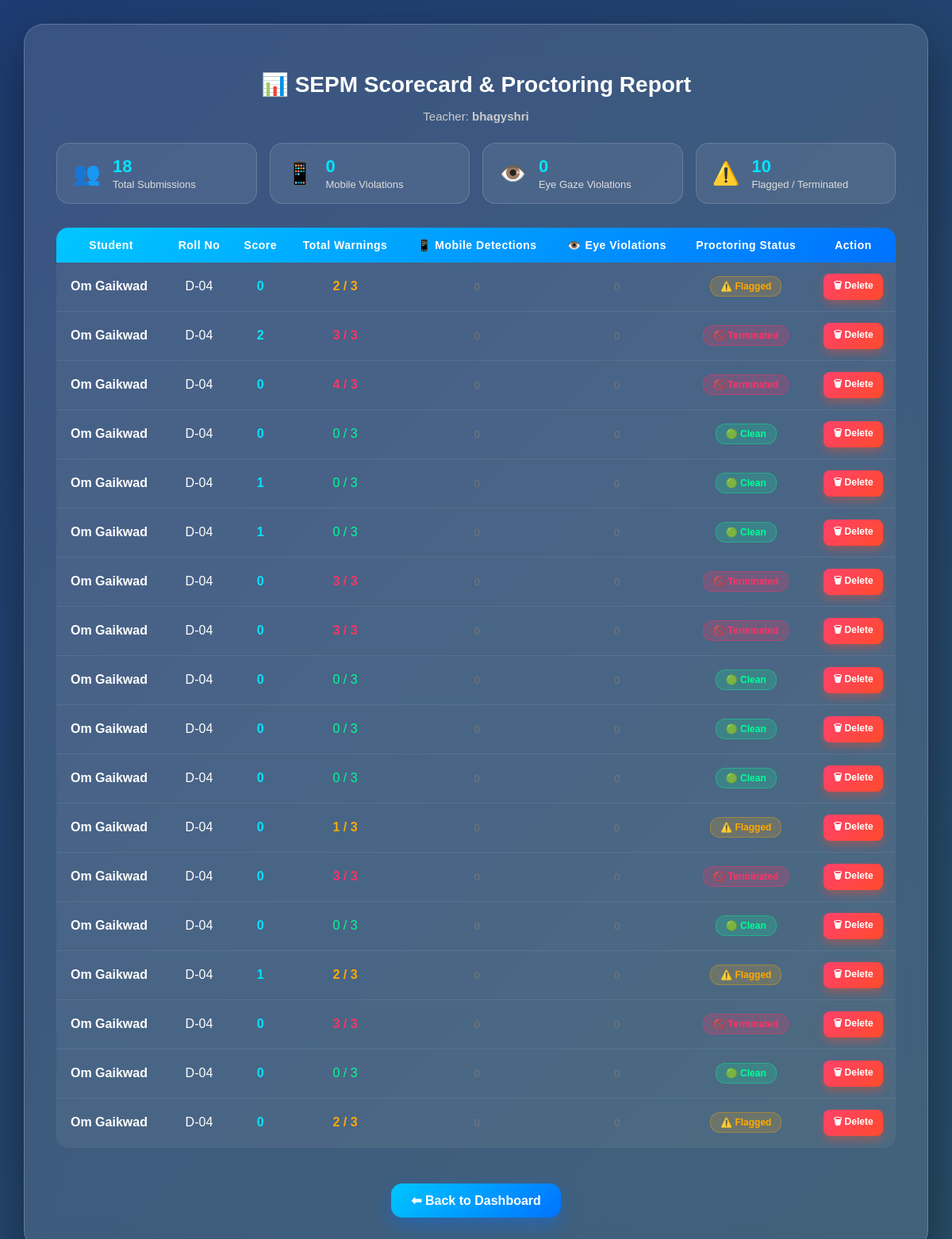
Page /scorecard (signed in) on the committed database.
### tables this page shows
CREATE TABLE results(
                    id INTEGER PRIMARY KEY AUTOINCREMENT,
                    student_name TEXT,
                    roll_no TEXT,
                    teacher_name TEXT,
                    subject TEXT,
                    score INTEGER,
                    warnings INTEGER
                , mobile_warnings INTEGER DEFAULT 0, eye_warnings INTEGER DEFAULT 0);

### app.py (the view)
@app.route("/scorecard")
def scorecard():
    if "teacher_name" not in session:
        return redirect("/teacher")
    conn = sqlite3.connect(DATABASE)
    c = conn.cursor()
    c.execute("""SELECT id, student_name, roll_no, teacher_name, subject, score, warnings,
                        COALESCE(mobile_warnings, 0), COALESCE(eye_warnings, 0)
                 FROM results WHERE subject = ?""",
              (session["subject"],))
    data = c.fetchall()
    conn.close()
    return render_template("scorecard.html",
                           results=data,
                           subject=session["subject"],
                           teacher=session["teacher_name"])

### templates/scorecard.html (shortened to what this page needs)
<!DOCTYPE html>
<html>
<head>
    <link rel="stylesheet" href="{{ url_for('static', filename='scorecard.css') }}">
</head>
<body>
<div class="scorecard-container">
    <h1>📊 {{ subject }} Scorecard & Proctoring Report</h1>
    <p class="teacher-subtitle">
        Teacher: <strong>{{ teacher }}</strong>
    </p>
    <div class="stats-grid">
        <div class="stat-card">
            <span class="stat-icon">👥</span>
            <div class="stat-data">
                <h3>{{ results|length }}</h3>
                <p>Total Submissions</p>
            </div>
        </div>
        <div class="stat-card">
            <span class="stat-icon">📱</span>
            <div class="stat-data">
                <h3>
                    {% set mobile_total = namespace(count=0) %}
                    {% for r in results %}
                        {% set mobile_total.count = mobile_total.count + (r[7] or 0) %}
                    {% endfor %}
                    {{ mobile_total.count }}
                </h3>
                <p>Mobile Violations</p>
            </div>
        </div>
        <div class="stat-card">
            <span class="stat-icon">👁️</span>
            <div class="stat-data">
                <h3>
                    {% set eye_total = namespace(count=0) %}
                    {% for r in results %}
                        {% set eye_total.count = eye_total.count + (r[8] or 0) %}
                    {% endfor %}
                    {{ eye_total.count }}
                </h3>
                <p>Eye Gaze Violations</p>
            </div>
        </div>
        <div class="stat-card">
            <span class="stat-icon">⚠️</span>
            <div class="stat-data">
                <h3>
                    {% set flagged_total = namespace(count=0) %}
                    {% for r in results %}
                        {% if r[6] > 0 %}
                            {% set flagged_total.count = flagged_total.count + 1 %}
                        {% endif %}
                    {% endfor %}
                    {{ flagged_total.count }}
                </h3>
                <p>Flagged / Terminated</p>
            </div>
        </div>
    </div>
    <div class="table-wrapper">
        <table>
            <thead>
                <tr>
                    <th>Student</th>
                    <th>Roll No</th>
                    <th>Score</th>
                    <th>Total Warnings</th>
                    <th>📱 Mobile Detections</th>
                    <th>👁️ Eye Violations</th>
                    <th>Proctoring Status</th>
                    <th>Action</th>
                </tr>
            </thead>
            <tbody>
                {% for r in results %}
                <tr>
                    <td class="student-name">
                        <strong>{{ r[1] }}</strong>
                    </td>
                    <td>{{ r[2] }}</td>
                    <td class="score">{{ r[5] }}</td>
                    <td class="{% if r[6] >= 3 %}warning-high{% elif r[6] > 0 %}warning-mid{% else %}warning-low{% endif %}">
                        {{ r[6] }} / 3
                    </td>
                    <td>
                        {% if r[7] and r[7] > 0 %}
                            <span class="violation-badge violation-mobile">
                                📱 {{ r[7] }} detected
                            </span>
                        {% else %}
                            <span class="violation-none">0</span>
                        {% endif %}
                    </td>
                    <td>
                        {% if r[8] and r[8] > 0 %}
                            <span class="violation-badge violation-eye">
                                👁️ {{ r[8] }} diverted
                            </span>
                        {% else %}
                            <span class="violation-none">0</span>
                        {% endif %}
                    </td>
                    <td>
                        {% if r[6] >= 3 %}
                            <span class="status-pill pill-danger">🚫 Terminated</span>
                        {% elif r[6] > 0 %}
                            <span class="status-pill pill-warn">⚠️ Flagged</span>
                        {% else %}
                            <span class="status-pill pill-success">🟢 Clean</span>
                        {% endif %}
                    </td>
                    <td>
                        <a href="{{ url_for('delete_result', result_id=r[0]) }}"
                        class="delete-btn"
                        onclick="return confirm('Are you sure you want to delete this result?');">
                        🗑 Delete
                        </a>
                    </td>
                </tr>
                {% endfor %}
            </tbody>
        </table>
    </div>
    <div class="footer-actions">
        <a href="{{ url_for('teacher_dashboard') }}" class="back-btn">
            ⬅ Back to Dashboard
        </a>
    </div>
</div>
</body>
</html>

### static/scorecard.css (style rules this page uses)
body { margin: 0; font-family: 'Poppins', sans-serif; min-height: 100vh; background: linear-gradient(-45deg, #0f2027, #203a43, #2c5364, #1e3c72); background-size: 400% 400%; animation: gradientBG 12s ease infinite; display: flex; justify-content: center; align-items: center; padding: 30px; }
.scorecard-container { background: rgba(255, 255, 255, 0.12); backdrop-filter: blur(18px); border-radius: 25px; width: 95%; max-width: 1200px; padding: 40px; box-shadow: 0 25px 60px rgba(0,0,0,0.4); border: 1px solid rgba(255,255,255,0.2); text-align: center; transition: 0.4s ease; }
.scorecard-container h1 { margin-bottom: 8px; color: white; font-size: 28px; font-weight: 600; }
.teacher-subtitle { color: #ccc; margin-bottom: 25px; font-size: 15px; }
.stats-grid { display: grid; grid-template-columns: repeat(auto-fit, minmax(200px, 1fr)); gap: 16px; margin-bottom: 30px; }
.stat-card { background: rgba(255, 255, 255, 0.08); border: 1px solid rgba(255, 255, 255, 0.15); border-radius: 16px; padding: 16px 20px; display: flex; align-items: center; gap: 15px; text-align: left; transition: transform 0.2s ease, background 0.2s ease; }
.stat-icon { font-size: 28px; }
.stat-data h3 { margin: 0; font-size: 22px; font-weight: 700; color: #00e5ff; }
.stat-data p { margin: 2px 0 0 0; font-size: 13px; color: #ddd; }
.table-wrapper { overflow-x: auto; }
table { width: 100%; border-collapse: collapse; margin-bottom: 25px; color: white; border-radius: 15px; overflow: hidden; }
thead { background: linear-gradient(135deg, #00c6ff, #0072ff); color: white; }
th, td { padding: 14px 12px; text-align: center; }
th { font-weight: 600; letter-spacing: 0.5px; font-size: 14px; }
tbody tr { background: rgba(255,255,255,0.06); border-bottom: 1px solid rgba(255,255,255,0.08); transition: 0.25s ease; }
.student-name { text-align: left; padding-left: 18px; }
.score { font-weight: 700; font-size: 16px; color: #00e5ff; }
.warning-high { color: #ff3366; font-weight: 700; }
.warning-mid { color: #ffaa00; font-weight: 600; }
.warning-low { color: #00ff99; font-weight: 500; }
.violation-none { color: #777; font-size: 13px; }
.status-pill { display: inline-block; padding: 5px 12px; border-radius: 12px; font-size: 12px; font-weight: 600; }
.pill-success { background: rgba(0, 255, 153, 0.18); color: #00ff99; border: 1px solid rgba(0, 255, 153, 0.35); }
.pill-warn { background: rgba(255, 170, 0, 0.18); color: #ffaa00; border: 1px solid rgba(255, 170, 0, 0.35); }
.pill-danger { background: rgba(255, 51, 102, 0.22); color: #ff3366; border: 1px solid rgba(255, 51, 102, 0.4); }
.footer-actions { margin-top: 20px; }
.back-btn { display: inline-block; padding: 12px 25px; background: linear-gradient(135deg, #00c6ff, #0072ff); color: white; text-decoration: none; border-radius: 14px; font-weight: 600; transition: 0.3s ease; box-shadow: 0 10px 25px rgba(0, 114, 255, 0.4); }
.delete-btn { display: inline-block; padding: 6px 12px; background: linear-gradient(135deg, #ff416c, #ff4b2b); color: white; text-decoration: none; border-radius: 8px; font-size: 12px; font-weight: 600; transition: 0.3s ease; box-shadow: 0 5px 12px rgba(255, 75, 43, 0.4); }

### rows in the picture
results: student_name "Om Gaikwad", roll_no "D-04", score "0", warnings "2", shows "⚠️ Flagged"
results: student_name "Om Gaikwad", roll_no "D-04", score "2", warnings "3", shows "🚫 Terminated"
results: student_name "Om Gaikwad", roll_no "D-04", score "0", warnings "4", shows "🚫 Terminated"
results: student_name "Om Gaikwad", roll_no "D-04", score "0", warnings "0", shows "🟢 Clean"
results: student_name "Om Gaikwad", roll_no "D-04", score "1", warnings "0", shows "🟢 Clean"
results: student_name "Om Gaikwad", roll_no "D-04", score "1", warnings "0", shows "🟢 Clean"
results: student_name "Om Gaikwad", roll_no "D-04", score "0", warnings "3", shows "🚫 Terminated"
results: student_name "Om Gaikwad", roll_no "D-04", score "0", warnings "3", shows "🚫 Terminated"
results: student_name "Om Gaikwad", roll_no "D-04", score "0", warnings "0", shows "🟢 Clean"
results: student_name "Om Gaikwad", roll_no "D-04", score "0", warnings "0", shows "🟢 Clean"
results: student_name "Om Gaikwad", roll_no "D-04", score "0", warnings "0", shows "🟢 Clean"
results: student_name "Om Gaikwad", roll_no "D-04", score "0", warnings "1", shows "⚠️ Flagged"
results: student_name "Om Gaikwad", roll_no "D-04", score "0", warnings "3", shows "🚫 Terminated"
results: student_name "Om Gaikwad", roll_no "D-04", score "0", warnings "0", shows "🟢 Clean"
results: student_name "Om Gaikwad", roll_no "D-04", score "1", warnings "2", shows "⚠️ Flagged"
results: student_name "Om Gaikwad", roll_no "D-04", score "0", warnings "3", shows "🚫 Terminated"
results: student_name "Om Gaikwad", roll_no "D-04", score "0", warnings "0", shows "🟢 Clean"
results: student_name "Om Gaikwad", roll_no "D-04", score "0", warnings "2", shows "⚠️ Flagged"

### other values in the picture
{{ subject }} "SEPM"
{{ teacher }} "bhagyshri"
{{ results|length }} "18"
{{ mobile_total.count }} "0"
{{ eye_total.count }} "0"
{{ flagged_total.count }} "10"
